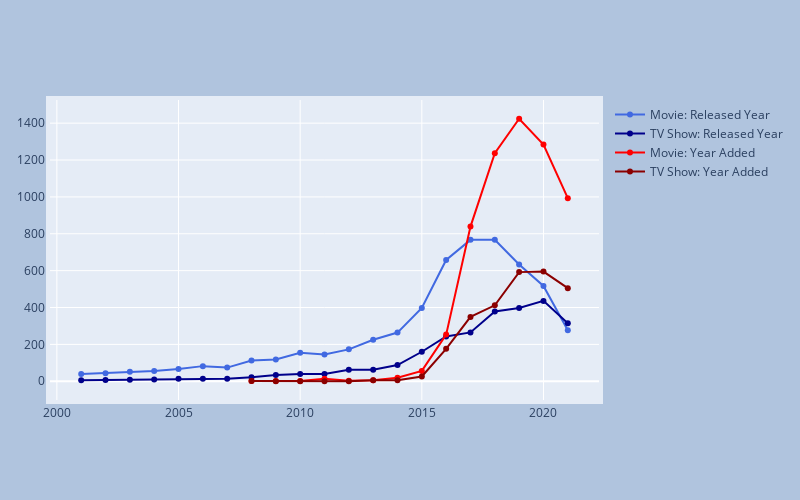

The notebook cell this image was saved under:
### Code cell
released_year_df = df.loc[df['release_year'] > 2000].groupby(['release_year', 'type']).agg({'show_id': 'count'}).reset_index()
added_year_df = df.loc[df['year_added'] > 2000].groupby(['year_added', 'type']).agg({'show_id': 'count'}).reset_index()

fig = go.Figure()
fig.add_trace(go.Scatter( 
    x=released_year_df.loc[released_year_df['type'] == 'Movie']['release_year'], 
    y=released_year_df.loc[released_year_df['type'] == 'Movie']['show_id'],
    mode='lines+markers',
    name='Movie: Released Year',
    marker_color='royalblue',
))
fig.add_trace(go.Scatter( 
    x=released_year_df.loc[released_year_df['type'] == 'TV Show']['release_year'], 
    y=released_year_df.loc[released_year_df['type'] == 'TV Show']['show_id'],
    mode='lines+markers',
    name='TV Show: Released Year',
    marker_color='darkblue',
))

fig.add_trace(go.Scatter( 
    x=added_year_df.loc[added_year_df['type'] == 'Movie']['year_added'], 
    y=added_year_df.loc[added_year_df['type'] == 'Movie']['show_id'],
    mode='lines+markers',
    name='Movie: Year Added',
    marker_color='red',
))
fig.add_trace(go.Scatter( 
    x=added_year_df.loc[added_year_df['type'] == 'TV Show']['year_added'], 
    y=added_year_df.loc[added_year_df['type'] == 'TV Show']['show_id'],
    mode='lines+markers',
    name='TV Show: Year Added',
    marker_color='darkred',
))
fig.update_xaxes(categoryorder='total descending')
fig.update_layout(
    autosize=False,
    width=800,
    height=500,
    margin=dict(
        l=50,
        r=50,
        b=100,
        t=100,
        pad=4
    ),
    paper_bgcolor="LightSteelBlue",)

fig.show()

### Figure 1 — Plotly figure (JSON) as saved in the notebook; plotly's stock layout.template omitted (floating-point values rounded to 4 significant figures)
{"data": [{"marker": {"color": "royalblue"}, "mode": "lines+markers", "name": "Movie: Released Year", "type": "scatter", "x": [2001, 2002, 2003, 2004, 2005, 2006, 2007, 2008, 2009, 2010, 2011, 2012, 2013, 2014, 2015, 2016, 2017, 2018, 2019, 2020, 2021], "y": [40, 44, 51, 55, 67, 82, 74, 113, 118, 154, 145, 173, 225, 264, 398, 658, 767, 767, 633, 517, 277]}, {"marker": {"color": "darkblue"}, "mode": "lines+markers", "name": "TV Show: Released Year", "type": "scatter", "x": [2001, 2002, 2003, 2004, 2005, 2006, 2007, 2008, 2009, 2010, 2011, 2012, 2013, 2014, 2015, 2016, 2017, 2018, 2019, 2020, 2021], "y": [5, 7, 8, 9, 13, 14, 14, 22, 34, 39, 40, 63, 62, 88, 160, 243, 265, 379, 397, 436, 315]}, {"marker": {"color": "red"}, "mode": "lines+markers", "name": "Movie: Year Added", "type": "scatter", "x": [2008, 2009, 2010, 2011, 2012, 2013, 2014, 2015, 2016, 2017, 2018, 2019, 2020, 2021], "y": [1, 2, 1, 13, 3, 6, 19, 56, 253, 839, 1237, 1424, 1284, 993]}, {"marker": {"color": "darkred"}, "mode": "lines+markers", "name": "TV Show: Year Added", "type": "scatter", "x": [2008, 2009, 2010, 2011, 2012, 2013, 2014, 2015, 2016, 2017, 2018, 2019, 2020, 2021], "y": [1, 0, 0, 0, 0, 5, 5, 26, 176, 349, 412, 592, 595, 505]}], "layout": {"autosize": false, "height": 500, "margin": {"b": 100, "l": 50, "pad": 4, "r": 50, "t": 100}, "paper_bgcolor": "LightSteelBlue", "width": 800, "xaxis": {"categoryorder": "total descending"}}}
